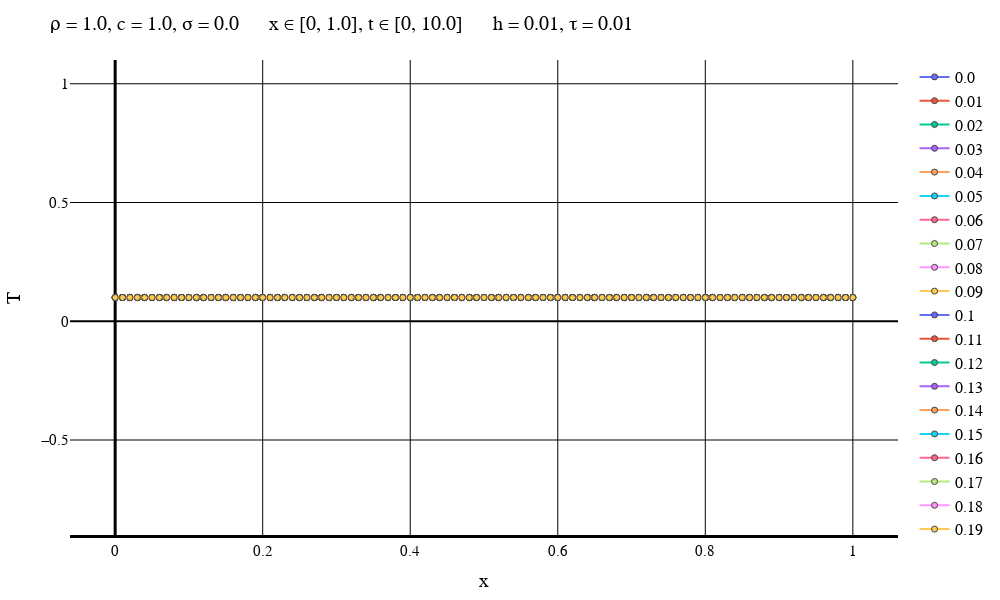

Write notebook code for a chart like this one.
### Markdown cell above
Явная схема

### Code cell
typeOfScheme = "Forward"

solutionFile = "D:\\Calc_Methods_2\\Lab2\\LinearHeatEq\\FirstConds\\$typeOfScheme\\solution$numOfEq.txt"
dataFile = "D:\\Calc_Methods_2\\Lab2\\LinearHeatEq\\FirstConds\\$typeOfScheme\\data$numOfEq.txt"
intervalFile = "D:\\Calc_Methods_2\\Lab2\\LinearHeatEq\\FirstConds\\$typeOfScheme\\interval$numOfEq.txt"

solutionMatrix = readdlm(solutionFile)
dataVec = readdlm(dataFile)
intervalVec = readdlm(intervalFile);

L = dataVec[3]
timeEnd = dataVec[4]
numOfXIntervals = Int(intervalVec[1])
numOfTIntervals = Int(intervalVec[2])
h = L / numOfXIntervals
τ = timeEnd / numOfTIntervals
if default == true
    plotStep = trunc(Int, timeEnd / (defaultStepParam * τ))
    numOfPlots = numOfTIntervals + 1    
else
    plotStep = firstSteps
    numOfPlots = firstPlots
end
println("Шаг графика: $plotStep")
println("Время последнего графика: $((numOfPlots - 1)*τ)")
makePlot(numOfPlots, plotStep, solutionMatrix, dataVec, intervalVec)
